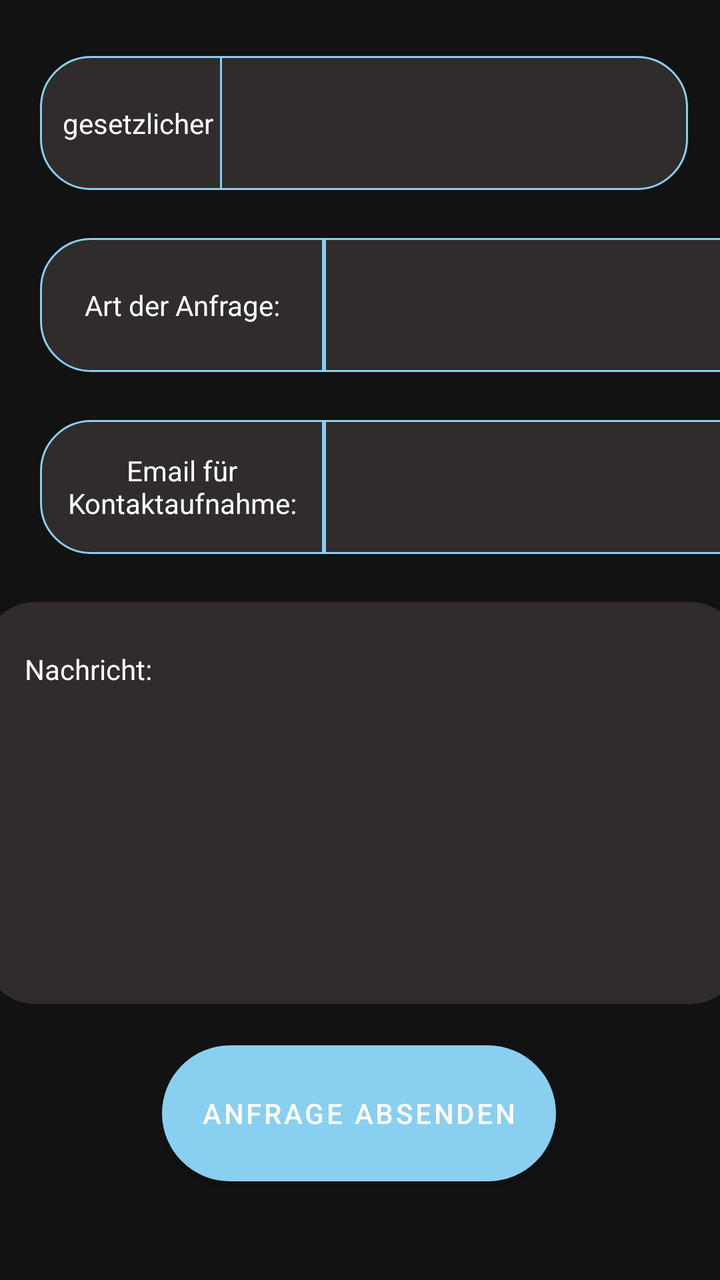
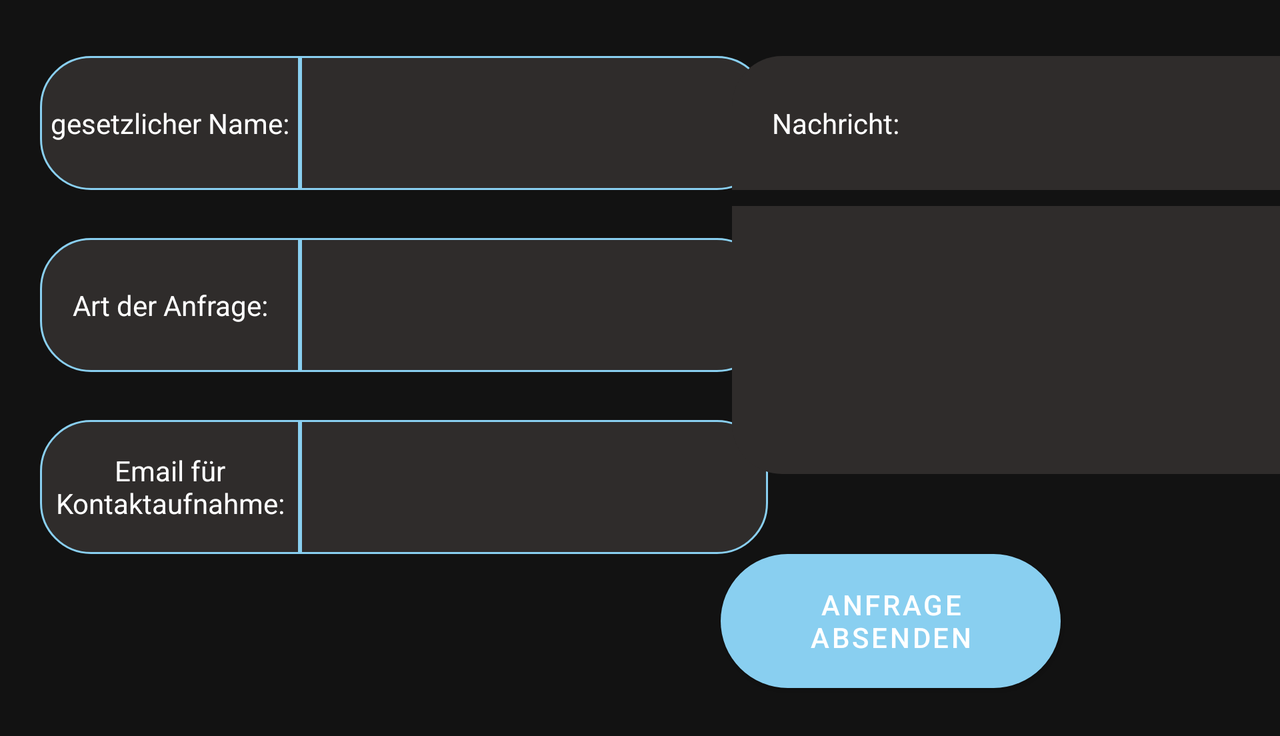

Two renders of one Android screen. The first uses the default layout on a phone; the second uses the alternative layout the repository ships for a different screen configuration, on a matching device. The two XML files are below.
<!-- AndroidManifest.xml: application theme Theme.AurumBanking -->
<!-- res/layout/fragment_support.xml -->
<?xml version="1.0" encoding="utf-8"?>
<ScrollView xmlns:android="http://schemas.android.com/apk/res/android"
    xmlns:app="http://schemas.android.com/apk/res-auto"
    xmlns:tools="http://schemas.android.com/tools"
    android:layout_width="fill_parent"
    android:layout_height="fill_parent"
    android:fillViewport="true">

    <androidx.constraintlayout.widget.ConstraintLayout
        android:layout_width="match_parent"
        android:layout_height="wrap_content">



        <TextView
            android:id="@+id/userNameLeft"
            android:layout_width="142dp"
            android:layout_height="67dp"
            android:layout_marginStart="20dp"
            android:layout_marginTop="28dp"
            android:background="@drawable/leftside_rounded_corner_style"
            android:gravity="center"
            android:text="@string/law_name"
            android:textColor="@color/white"
            app:layout_constraintStart_toStartOf="parent"
            app:layout_constraintTop_toTopOf="parent" />


        <TextView
            android:id="@+id/customerFullNameSupport"
            android:layout_width="234dp"
            android:layout_height="67dp"
            android:layout_marginTop="28dp"
            android:layout_marginEnd="16dp"
            android:autofillHints=""
            android:background="@drawable/rightside_rounded_corner_style"
            android:gravity="center"
            android:textColor="@color/white"
            android:textColorHint="@color/white"
            app:layout_constraintEnd_toEndOf="parent"
            app:layout_constraintHorizontal_bias="1.0"
            app:layout_constraintStart_toEndOf="@+id/userNameLeft"
            app:layout_constraintTop_toTopOf="parent" />


        <TextView
            android:id="@+id/request"
            android:layout_width="142dp"
            android:layout_height="67dp"
            android:layout_marginStart="20dp"
            android:layout_marginTop="24dp"
            android:layout_weight="1"
            android:background="@drawable/leftside_rounded_corner_style"
            android:gravity="center"
            android:text="@string/kind_of_request"
            android:textColor="@color/white"
            app:layout_constraintStart_toStartOf="parent"
            app:layout_constraintTop_toBottomOf="@+id/userNameLeft" />

        <Spinner
            android:id="@+id/spinnerSelectRequest"
            android:layout_width="234dp"
            android:layout_height="67dp"
            android:layout_marginTop="24dp"
            android:layout_marginEnd="16dp"
            android:layout_weight="1"
            android:background="@drawable/rightside_rounded_corner_style"
            android:text="@string/select_kind_of_request"
            app:layout_constraintEnd_toEndOf="parent"
            app:layout_constraintHorizontal_bias="0.0"
            app:layout_constraintStart_toEndOf="@+id/request"
            app:layout_constraintTop_toBottomOf="@+id/customerFullNameSupport" />


        <TextView
            android:id="@+id/userEmailLeft"
            android:layout_width="142dp"
            android:layout_height="67dp"
            android:layout_marginStart="20dp"
            android:layout_marginTop="24dp"
            android:layout_weight="1"
            android:background="@drawable/leftside_rounded_corner_style"
            android:gravity="center"
            android:text="@string/customer_contact_email"
            android:textColor="@color/white"
            app:layout_constraintStart_toStartOf="parent"
            app:layout_constraintTop_toBottomOf="@+id/request" />


        <EditText
            android:id="@+id/userEmailRight"
            android:layout_width="234dp"
            android:layout_height="67dp"
            android:layout_marginTop="24dp"
            android:layout_marginEnd="16dp"
            android:layout_weight="1"
            android:autofillHints=""
            android:background="@drawable/rightside_rounded_corner_style"
            android:gravity="center"
            android:inputType="textEmailAddress"
            android:textColor="@color/white"
            android:textColorHint="@color/white"
            app:layout_constraintBottom_toTopOf="@+id/customerSupportMessageInfo"
            app:layout_constraintEnd_toEndOf="parent"
            app:layout_constraintHorizontal_bias="0.0"
            app:layout_constraintStart_toEndOf="@+id/userEmailLeft"
            app:layout_constraintTop_toBottomOf="@+id/spinnerSelectRequest"
            app:layout_constraintVertical_bias="0.0" />

        <TextView
            android:id="@+id/customerSupportMessageInfo"
            android:layout_width="378dp"
            android:layout_height="67dp"
            android:layout_marginTop="24dp"
            android:layout_weight="1"
            android:background="@drawable/top_rounded_corner_style"
            android:gravity="left|center"
            android:paddingStart="20dp"
            android:text="@string/customer_support_message"
            android:textColor="@color/white"
            app:layout_constraintEnd_toEndOf="parent"
            app:layout_constraintHorizontal_bias="0.457"
            app:layout_constraintStart_toStartOf="parent"
            app:layout_constraintTop_toBottomOf="@+id/userEmailLeft"
            tools:ignore="RtlHardcoded" />


        <EditText
            android:id="@+id/customerSupportMessage"
            android:layout_width="378dp"
            android:layout_height="134dp"
            android:background="@drawable/button_rounded_corner_style"
            android:gravity="center"
            android:layout_weight="1"
            android:inputType="text"
            android:textColor="@color/white"
            app:layout_constraintEnd_toEndOf="parent"
            app:layout_constraintHorizontal_bias="0.457"
            app:layout_constraintStart_toStartOf="parent"
            app:layout_constraintTop_toBottomOf="@+id/customerSupportMessageInfo" />

        <Button
            android:id="@+id/supportRequestButton"
            android:layout_width="197dp"
            android:layout_height="68dp"
            android:layout_marginBottom="20dp"
            android:background="@drawable/round_blue_btn"
            android:text="@string/send_request_btn"
            app:layout_constraintBottom_toBottomOf="parent"
            app:layout_constraintEnd_toEndOf="parent"
            app:layout_constraintHorizontal_bias="0.497"
            app:layout_constraintStart_toStartOf="parent"
            app:layout_constraintTop_toBottomOf="@+id/customerSupportMessage"
            app:layout_constraintVertical_bias="0.412" />


    </androidx.constraintlayout.widget.ConstraintLayout>
</ScrollView>
<!-- resources referenced by this layout -->
<resources>
  <color name="white">#FFFFFFFF</color>
  <!-- drawable button_rounded_corner_style (drawable) -->
  <?xml version="1.0" encoding="utf-8"?>
  <shape xmlns:android="http://schemas.android.com/apk/res/android" >
      
      <solid android:color="#2F2C2B" />
      
      <corners
          android:topLeftRadius="0dp"
          android:topRightRadius="0dp"
          android:bottomLeftRadius="25dp"
          android:bottomRightRadius="25dp"
          />
  </shape>
  <!-- drawable leftside_rounded_corner_style (drawable) -->
  <?xml version="1.0" encoding="utf-8"?>
  <shape xmlns:android="http://schemas.android.com/apk/res/android" >
      <stroke
          android:width="1dp"
          android:color="#89CFF0" />
  
      <solid android:color="#2F2C2B" />
  
  
  
      <corners
          android:bottomLeftRadius="25dp"
          android:bottomRightRadius="0dp"
          android:topLeftRadius="25dp"
          android:topRightRadius="0dp" />
  </shape>
  <!-- drawable rightside_rounded_corner_style (drawable) -->
  <?xml version="1.0" encoding="utf-8"?>
  <shape xmlns:android="http://schemas.android.com/apk/res/android" >
      <stroke
          android:width="1dp"
          android:color="#89CFF0" />
  
      <solid android:color="#2F2C2B" />
  
  
      <corners
          android:bottomLeftRadius="0dp"
          android:bottomRightRadius="25dp"
          android:topLeftRadius="0dp"
          android:topRightRadius="25dp" />
  </shape>
  <!-- drawable round_blue_btn (drawable) -->
  <?xml version="1.0" encoding="utf-8"?>
  <shape xmlns:android="http://schemas.android.com/apk/res/android" android:shape="rectangle">
  
      <solid android:color="#89CFF0"
          />
      <corners android:radius="500dp"/>
      <size android:width="100dp"
          android:height="100dp"/>
  
  </shape>
  <!-- drawable top_rounded_corner_style (drawable) -->
  <?xml version="1.0" encoding="utf-8"?>
  <shape xmlns:android="http://schemas.android.com/apk/res/android" >
  
  
      <solid android:color="#2F2C2B" />
      
      <corners
          android:topLeftRadius="25dp"
          android:topRightRadius="25dp"
          android:bottomLeftRadius="0dp"
          android:bottomRightRadius="0dp"
          />
  </shape>
  <string name="customer_contact_email">Email für Kontaktaufnahme:</string>
  <string name="customer_support_message">Nachricht:</string>
  <string name="kind_of_request">Art der Anfrage:</string>
  <string name="law_name">gesetzlicher Name:</string>
  <string name="select_kind_of_request">Select kind of request:</string>
  <string name="send_request_btn">Anfrage absenden</string>
  <style name="Theme.AurumBanking" parent="Theme.MaterialComponents">
          
          <item name="colorPrimary">@color/babyblue</item>
          <item name="colorPrimaryVariant">@color/purple_700</item>
          <item name="colorOnPrimary">@color/white</item>
          
          <item name="colorSecondary">@color/teal_200</item>
          <item name="colorSecondaryVariant">@color/teal_700</item>
          <item name="colorOnSecondary">@color/black</item>
          
          <item name="android:statusBarColor">?attr/colorPrimaryVariant</item>
          
      </style>
  <color name="babyblue">#89CFF0</color>
  <color name="purple_700">#FF3700B3</color>
  <color name="teal_200">#FF03DAC5</color>
  <color name="teal_700">#FF018786</color>
  <color name="black">#FF000000</color>
</resources>
<!-- res/layout-land/fragment_support.xml (the repository's variant of the layout above) -->
<!-- drawn on the phone turned sideways -->
<?xml version="1.0" encoding="utf-8"?>
<ScrollView xmlns:android="http://schemas.android.com/apk/res/android"
    xmlns:app="http://schemas.android.com/apk/res-auto"
    xmlns:tools="http://schemas.android.com/tools"
    android:layout_width="fill_parent"
    android:layout_height="fill_parent"
    android:fillViewport="true">

    <androidx.constraintlayout.widget.ConstraintLayout
        android:layout_width="match_parent"
        android:layout_height="wrap_content">



        <TextView
            android:id="@+id/userNameLeft"
            android:layout_width="130dp"
            android:layout_height="67dp"
            android:layout_marginStart="20dp"
            android:layout_marginTop="28dp"
            android:background="@drawable/leftside_rounded_corner_style"
            android:gravity="center"
            android:text="@string/law_name"
            android:textColor="@color/white"
            app:layout_constraintStart_toStartOf="parent"
            app:layout_constraintTop_toTopOf="parent" />


        <TextView
            android:id="@+id/customerFullNameSupport"
            android:layout_width="234dp"
            android:layout_height="67dp"
            android:layout_marginTop="28dp"
            android:autofillHints=""
            android:background="@drawable/rightside_rounded_corner_style"
            android:gravity="center"
            android:textColor="@color/white"
            android:textColorHint="@color/white"
            app:layout_constraintStart_toEndOf="@+id/userNameLeft"
            app:layout_constraintTop_toTopOf="parent" />

        <TextView
            android:id="@+id/request"
            android:layout_width="130dp"
            android:layout_height="67dp"
            android:layout_marginStart="20dp"
            android:layout_marginTop="24dp"
            android:layout_weight="1"
            android:background="@drawable/leftside_rounded_corner_style"
            android:gravity="center"
            android:text="@string/kind_of_request"
            android:textColor="@color/white"
            app:layout_constraintStart_toStartOf="parent"
            app:layout_constraintTop_toBottomOf="@+id/userNameLeft" />

        <Spinner
            android:id="@+id/spinnerSelectRequest"
            android:layout_width="234dp"
            android:layout_height="67dp"
            android:layout_marginTop="24dp"
            android:layout_weight="1"
            android:background="@drawable/rightside_rounded_corner_style"
            android:text="@string/select_kind_of_request"
            app:layout_constraintStart_toEndOf="@+id/request"
            app:layout_constraintTop_toBottomOf="@+id/customerFullNameSupport" />


        <TextView
            android:id="@+id/userEmailLeft"
            android:layout_width="130dp"
            android:layout_height="67dp"
            android:layout_marginStart="20dp"
            android:layout_marginTop="24dp"
            android:layout_weight="1"
            android:background="@drawable/leftside_rounded_corner_style"
            android:gravity="center"
            android:text="@string/customer_contact_email"
            android:textColor="@color/white"
            app:layout_constraintStart_toStartOf="parent"
            app:layout_constraintTop_toBottomOf="@+id/request" />


        <EditText
            android:id="@+id/userEmailRight"
            android:layout_width="234dp"
            android:layout_height="67dp"
            android:layout_marginTop="24dp"
            android:layout_weight="1"
            android:autofillHints=""
            android:background="@drawable/rightside_rounded_corner_style"
            android:gravity="center"
            android:inputType="textEmailAddress"
            android:textColor="@color/white"
            android:textColorHint="@color/white"
            app:layout_constraintStart_toEndOf="@+id/userEmailLeft"
            app:layout_constraintTop_toBottomOf="@+id/spinnerSelectRequest" />


        <TextView
            android:id="@+id/customerSupportMessageInfo"
            android:layout_width="300dp"
            android:layout_height="67dp"
            android:layout_marginTop="28dp"
            android:layout_weight="1"
            android:background="@drawable/top_rounded_corner_style"
            android:gravity="left|center"
            android:paddingStart="20dp"
            android:text="@string/customer_support_message"
            android:textColor="@color/white"
            app:layout_constraintEnd_toEndOf="parent"
            app:layout_constraintHorizontal_bias="0.41"
            app:layout_constraintStart_toEndOf="@+id/customerFullNameSupport"
            app:layout_constraintTop_toTopOf="parent"
            tools:ignore="RtlHardcoded" />

        <EditText
            android:id="@+id/customerSupportMessage"
            android:layout_width="300dp"
            android:layout_height="134dp"
            android:layout_marginTop="8dp"
            android:layout_weight="1"
            android:background="@drawable/button_rounded_corner_style"
            android:gravity="center"
            android:inputType="text"
            android:textColor="@color/white"
            app:layout_constraintEnd_toEndOf="parent"
            app:layout_constraintHorizontal_bias="0.41"
            app:layout_constraintStart_toEndOf="@+id/spinnerSelectRequest"
            app:layout_constraintTop_toBottomOf="@+id/customerSupportMessageInfo" />

        <Button
            android:id="@+id/supportRequestButton"
            android:layout_width="170dp"
            android:layout_height="67dp"
            android:layout_marginBottom="24dp"
            android:background="@drawable/round_blue_btn"
            android:text="@string/send_request_btn"
            app:layout_constraintBottom_toBottomOf="parent"
            app:layout_constraintEnd_toEndOf="parent"
            app:layout_constraintHorizontal_bias="0.767"
            app:layout_constraintStart_toStartOf="parent"
            app:layout_constraintTop_toBottomOf="@+id/userEmailRight"
            app:layout_constraintVertical_bias="0.0" />


    </androidx.constraintlayout.widget.ConstraintLayout>
</ScrollView>
